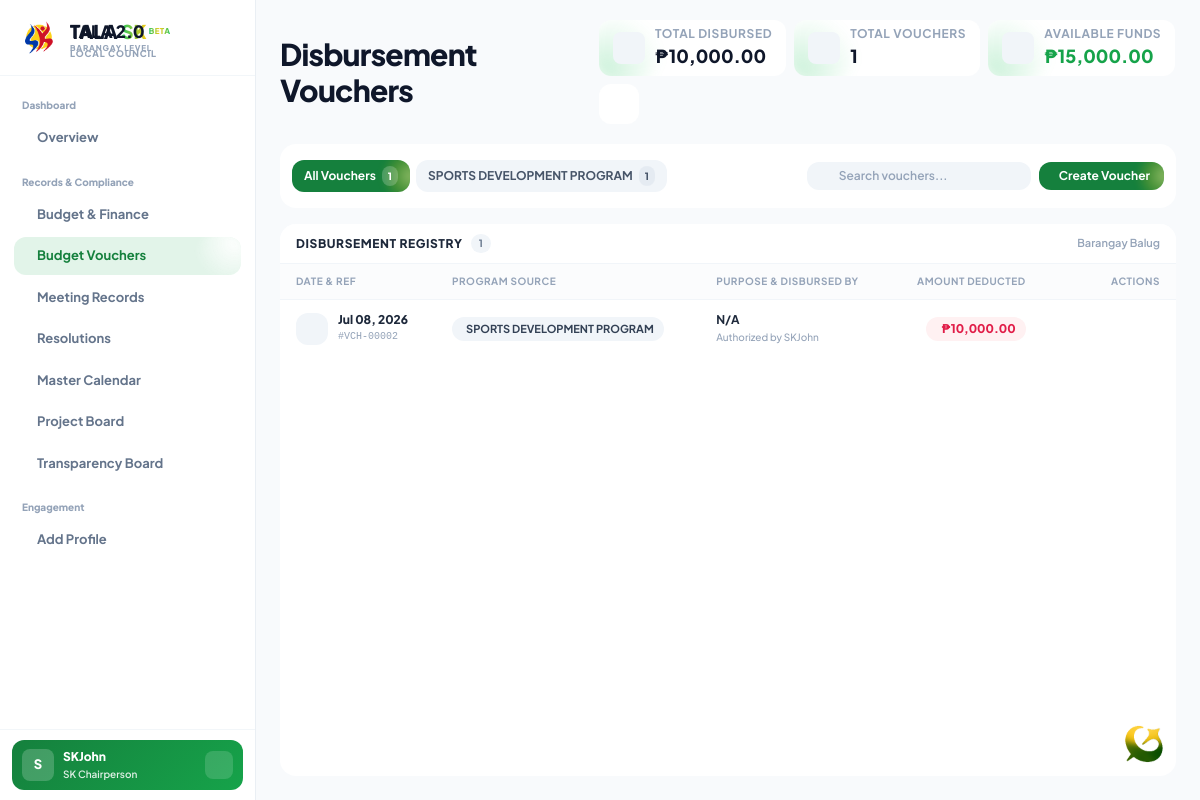
The app's page /sk_voucher.php (signed in) with its own data.
### tables this page shows
CREATE TABLE `budget_vouchers` (
  `id` int(11) NOT NULL,
  `barangay` varchar(100) NOT NULL,
  `budget_id` int(11) NOT NULL,
  `purpose` varchar(255) NOT NULL,
  `amount` decimal(15,2) NOT NULL,
  `withdrawal_date` date NOT NULL,
  `withdrawn_by` varchar(100) NOT NULL,
  `created_at` timestamp NULL DEFAULT current_timestamp()
);

CREATE TABLE `budget_monitoring` (
  `id` int(11) NOT NULL,
  `barangay` varchar(100) NOT NULL,
  `program` varchar(255) NOT NULL,
  `project_activity` varchar(255) NOT NULL,
  `duration` varchar(100) NOT NULL,
  `amount` decimal(15,2) NOT NULL,
  `created_at` timestamp NULL DEFAULT current_timestamp(),
  `updated_at` timestamp NULL DEFAULT current_timestamp() ON UPDATE current_timestamp(),
  `status` varchar(50) DEFAULT 'Planning'
);

### sk_voucher.php (the view, shortened to what the rows shown need)
<?php
require_once 'db_connect.php';
$user_role = $_SESSION['role'] ?? 'sub-admin';
$user_barangay = $_SESSION['barangay_assigned'] ?? $_SESSION['admin_barangay'] ?? '';
$user_position = $_SESSION['sk_position'] ?? $_SESSION['position'] ?? 'Official';
$can_withdraw = in_array($user_position, ['SK Chairperson', 'SK Treasurer']) || ($user_role === 'admin');
$clean_brgy = str_ireplace('Barangay ', '', $user_barangay);
$brgy_variants = array_values(array_unique([$user_barangay, $clean_brgy, 'Barangay ' . $clean_brgy]));
$brgy_placeholders = implode(',', array_fill(0, count($brgy_variants), '?'));
$filter_program = trim($_GET['program'] ?? 'All');
$search = trim($_GET['search'] ?? '');
function buildQueryString($program, $search) {
    $params = [];
    if (!empty($program) && $program !== 'All') $params['program'] = $program;
    return !empty($params) ? '?' . http_build_query($params) : '';
}
$vouchers_stmt = $pdo->prepare("
    SELECT v.*, b.program
    FROM budget_vouchers v
    LEFT JOIN budget_monitoring b ON v.budget_id = b.id
    WHERE v.barangay IN ($brgy_placeholders)
    ORDER BY v.withdrawal_date DESC, v.id DESC
");
$vouchers_stmt->execute($brgy_variants);
$all_vouchers = $vouchers_stmt->fetchAll(PDO::FETCH_ASSOC);
$filtered_vouchers = [];
foreach ($all_vouchers as $v) {
    $filtered_vouchers[] = $v;
}
$current_filtered_count = count($filtered_vouchers);
?>
<!DOCTYPE html>
<html lang="en" class="light">
<head>
    <script src="https://cdn.tailwindcss.com"></script>
</head>
<body class="bg-slate-50 dark:bg-zinc-950 text-slate-800 dark:text-zinc-100 antialiased flex min-h-screen lg:h-screen overflow-x-hidden overflow-y-auto lg:overflow-hidden selection:bg-[#15803d] selection:text-white dark:selection:bg-[#16a34a] dark:selection:text-white transition-colors duration-300">
    <?php include 'sidebar_sk.php'; ?>
    <main class="md:ml-64 pt-20 md:pt-4 px-3 md:px-6 pb-28 md:pb-6 custom-scrollbar flex-1 w-full transition-all duration-300 relative z-10 min-h-screen lg:h-screen overflow-y-auto flex flex-col justify-between">
        <div class="max-w-[1600px] mx-auto w-full flex-1 flex flex-col justify-start min-h-0 space-y-3 md:space-y-4">
            <div class="flex flex-col sm:flex-row justify-between items-start sm:items-center py-1 gap-2.5 transition-colors flex-shrink-0 xl:pr-14">
                <div class="flex items-center gap-2.5">
                    <h1 class="text-xl md:text-2xl lg:text-3xl font-black tracking-tight text-slate-900 dark:text-white transition-colors">
                        Disbursement Vouchers
                    </h1>
                </div>
            </div>
            <div class="glass-card rounded-2xl overflow-hidden flex flex-col flex-1 min-h-0 transition-colors">
                <div class="overflow-x-auto flex-1 custom-scrollbar">
                    <table class="w-full text-left border-collapse min-w-[700px]">
                        <thead>
                            <tr class="text-[10px] uppercase font-bold tracking-wider text-slate-400 dark:text-zinc-500 border-b border-slate-100 dark:border-zinc-800/80 bg-slate-50/50 dark:bg-zinc-900/40 select-none">
                                <th class="py-2.5 px-4">Date & Ref</th>
                                <th class="py-2.5 px-4">Program Source</th>
                                <th class="py-2.5 px-4">Purpose & Disbursed By</th>
                                <th class="py-2.5 px-4 text-right">Amount Deducted</th>
                                <th class="py-2.5 px-4 text-right">Actions</th>
                            </tr>
                        </thead>
                        <tbody class="divide-y divide-slate-100 dark:divide-zinc-800/60 text-xs">
                            <?php if ($current_filtered_count > 0): ?>
                                <?php foreach ($filtered_vouchers as $v):
                                    $vId = (int)$v['id'];
                                    $vDate = date('M d, Y', strtotime($v['withdrawal_date']));
                                    $vProg = $v['program'] ?? 'General Fund';
                                    $vPurpose = $v['purpose'] ?? 'Official Disbursement';
                                    $vWithdrawn = $v['withdrawn_by'] ?? 'SK Official';
                                    $vAmount = (float)$v['amount'];
                                    $voucherJson = htmlspecialchars(json_encode([
                                        'id' => $vId,
                                        'date' => $vDate,
                                        'program' => $vProg,
                                        'purpose' => $vPurpose,
                                        'withdrawn_by' => $vWithdrawn,
                                        'amount' => number_format($vAmount, 2),
                                        'barangay' => $user_barangay,
                                        'created_at' => !empty($v['created_at']) ? date('M d, Y h:i A', strtotime($v['created_at'])) : $vDate
                                    ]), ENT_QUOTES, 'UTF-8');
                                ?>
                                    <tr class="hover:bg-slate-50/70 dark:hover:bg-zinc-800/40 transition-colors group">
                                        <td class="py-3 px-4 align-middle whitespace-nowrap">
                                            <div class="flex items-center gap-2.5">
                                                <div class="w-8 h-8 rounded-xl bg-slate-100 dark:bg-zinc-800 text-slate-500 dark:text-zinc-400 flex items-center justify-center font-bold text-xs flex-shrink-0 group-hover:scale-105 transition-transform">
                                                </div>
                                                <div>
                                                    <span class="font-extrabold text-slate-800 dark:text-zinc-100 block leading-tight">
                                                        <?= $vDate ?>
                                                    </span>
                                                    <span class="text-[10px] text-slate-400 dark:text-zinc-500 font-mono">
                                                        #VCH-<?= str_pad($vId, 5, '0', STR_PAD_LEFT) ?>
                                                    </span>
                                                </div>
                                            </div>
                                        </td>
                                        <td class="py-3 px-4 align-middle">
                                            <span class="inline-flex items-center gap-1 px-2.5 py-1 rounded-xl text-[11px] font-bold bg-slate-100 dark:bg-zinc-800 text-slate-700 dark:text-zinc-300">
                                                <span class="truncate max-w-[220px]"><?= htmlspecialchars($vProg) ?></span>
                                            </span>
                                        </td>
                                        <td class="py-3 px-4 align-middle">
                                            <div class="max-w-md">
                                                <p class="font-bold text-slate-800 dark:text-zinc-100 line-clamp-1 leading-tight mb-0.5">
                                                    <?= htmlspecialchars($vPurpose) ?>
                                                </p>
                                                <span class="text-[10px] text-slate-400 dark:text-zinc-500 block truncate font-medium">
                                                    Authorized by <?= htmlspecialchars($vWithdrawn) ?>
                                                </span>
                                            </div>
                                        </td>
                                        <td class="py-3 px-4 align-middle text-right whitespace-nowrap">
                                            <div class="inline-flex items-center gap-1.5 px-2.5 py-1 rounded-xl text-xs font-black bg-rose-50 dark:bg-rose-500/10 text-rose-600 dark:text-rose-400 border-0">
                                                <span>₱<?= number_format($vAmount, 2) ?></span>
                                            </div>
                                        </td>
                                        <td class="py-3 px-4 text-right align-middle whitespace-nowrap">
                                            <div class="flex items-center justify-end gap-1">
                                                <button type="button" onclick="openViewModal(<?= $voucherJson ?>)" class="w-7 h-7 inline-flex items-center justify-center rounded-lg text-slate-400 hover:text-slate-700 dark:hover:text-zinc-200 hover:bg-slate-100 dark:hover:bg-zinc-800 transition-colors tap-effect" title="View Voucher Slip">
                                                </button>
                                                <button type="button" onclick="printVoucherSlip(<?= $voucherJson ?>)" class="w-7 h-7 inline-flex items-center justify-center rounded-lg text-slate-400 hover:text-green-600 dark:hover:text-green-400 hover:bg-slate-100 dark:hover:bg-zinc-800 transition-colors tap-effect" title="Print Slip">
                                                </button>
                                                <?php if ($can_withdraw): ?>
                                                    <a href="sk_voucher.php?delete_id=<?= $vId ?><?= buildQueryString($filter_program, $search) ?>" onclick="return confirm('Confirm Voucher Cancellation: Permanently delete this voucher and refund ₱<?= number_format($vAmount, 2) ?> back to <?= htmlspecialchars(addslashes($vProg)) ?>?')" class="w-7 h-7 inline-flex items-center justify-center rounded-lg text-slate-400 hover:text-rose-600 dark:hover:text-rose-400 hover:bg-rose-50 dark:hover:bg-rose-500/10 transition-colors tap-effect" title="Refund & Delete Voucher">
                                                    </a>
                                                <?php endif; ?>
                                            </div>
                                        </td>
                                    </tr>
                                <?php endforeach; ?>
                            <?php endif; ?>
                        </tbody>
                    </table>
                </div>
            </div>
        </div>
    </main>
</body>
</html>

### records on screen
budget_vouchers: withdrawal_date "Jul 08, 2026", id "00002", budget_monitoring.program "SPORTS DEVELOPMENT PROGRAM", purpose "N/A", withdrawn_by "SKJohn", amount "10,000.00"

### other values on screen
substr($sk_name, 0, 1) "S"
$sk_name "SKJohn"
$position "SK Chairperson"
$total_withdrawn "10,000.00"
$total_vouchers "1"
$total_remaining_budget "15,000.00"
$tab['label'] "All Vouchers"
$tab['count'] "1"
$tab['label'] "SPORTS DEVELOPMENT PROGRAM"
$current_filtered_count "1"
$user_barangay "Balug"
